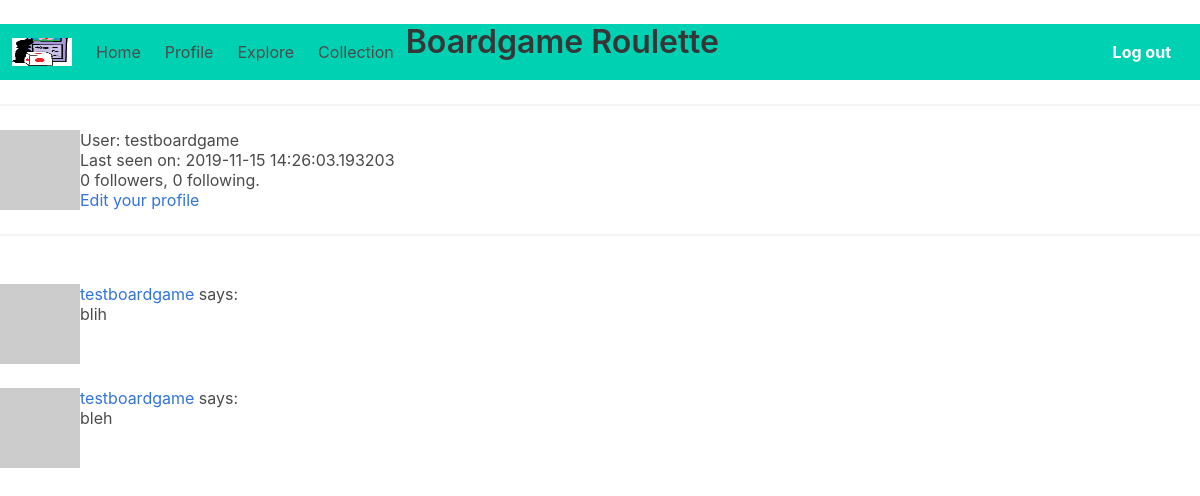
The page /user/testboardgame (signed in) on the database as committed earlier.
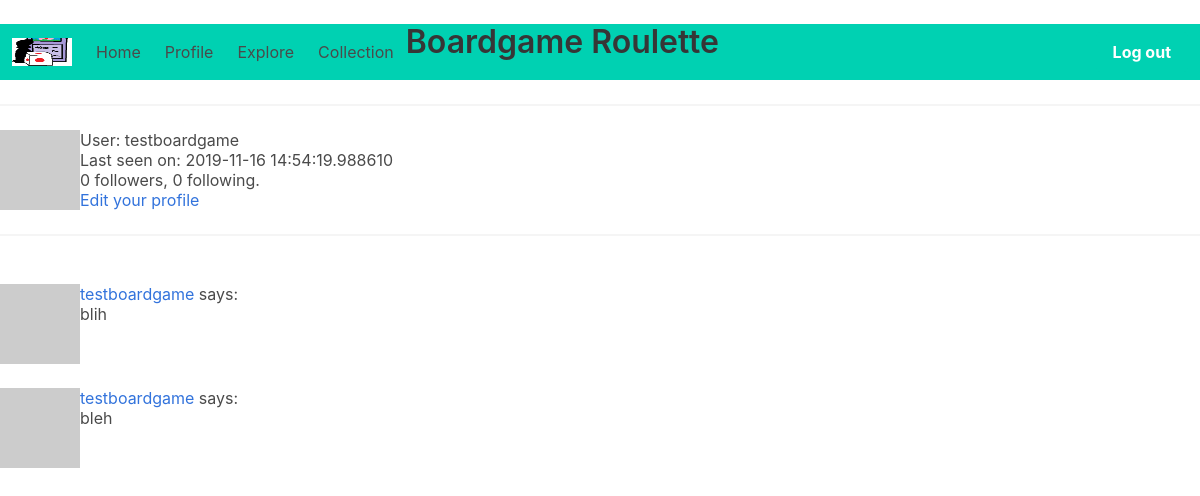
The same page on the database as committed later.
### app/models.py (models this page shows, shortened)
class User(UserMixin, db.Model):
    id = db.Column(db.Integer, primary_key=True)
    username = db.Column(db.String(64), index=True, unique=True)
    email = db.Column(db.String(120), index=True, unique=True)
    password_hash = db.Column(db.String(128))
    posts = db.relationship("Post", backref="author", lazy="dynamic")
    about_me = db.Column(db.String(140))
    last_seen = db.Column(db.DateTime, default=datetime.utcnow)
    followed = db.relationship(
        "User",
        secondary=followers,
        primaryjoin=(followers.c.follower_id == id),
        secondaryjoin=(followers.c.followed_id == id),
        backref=db.backref("followers", lazy="dynamic"),
        lazy="dynamic",
    )
    collection = db.relationship("Boardgame", secondary=boardgames, lazy="dynamic")
    def avatar(self, size):
        digest = md5(self.email.lower().encode("utf-8")).hexdigest()
        return "https://www.gravatar.com/avatar/{}?d=identicon&s={}".format(
            digest, size
        )

class Post(db.Model):
    id = db.Column(db.Integer, primary_key=True)
    body = db.Column(db.String(140))
    timestamp = db.Column(db.DateTime, index=True, default=datetime.utcnow)
    user_id = db.Column(db.Integer, db.ForeignKey("user.id"))

### app/routes.py (the view)
@app.route("/user/<username>")
@login_required
def user(username):
    user = User.query.filter_by(username=username).first_or_404()
    page = request.args.get("page", 1, type=int)
    posts = user.posts.order_by(Post.timestamp.desc()).paginate(
        page, app.config["POSTS_PER_PAGE"], False
    )
    next_url = (
        url_for("user", username=user.username, page=posts.next_num)
        if posts.has_next
        else None
    )
    prev_url = (
        url_for("user", username=user.username, page=posts.prev_num)
        if posts.has_prev
        else None
    )
    return render_template(
        "user.html", user=user, posts=posts.items, next_url=next_url, prev_url=prev_url
    )

### app/models.py (called while the page is built)
@login.user_loader
def load_user(id):
    return User.query.get(int(id))

### app/routes.py (called while the page is built)
@app.before_request
def before_request():
    if current_user.is_authenticated:
        current_user.last_seen = datetime.utcnow()
        db.session.commit()

### app/templates/user.html (shortened to what this page needs)
﻿{% extends "base.html" %}
{% block content %}
<table>
    <tr valign="top">
        <td><img src="{{ user.avatar(128) }}"></td>
        <td>
            <h1>User: {{ user.username }}</h1>
            {% if user.last_seen %}<p>Last seen on: {{ user.last_seen }}</p>{% endif %}
            <p>{{ user.followers.count() }} followers, {{ user.followed.count() }} following.</p>
            {% if user == current_user %}
            <p><a href="{{ url_for('edit_profile') }}">Edit your profile</a></p>
            {% elif not current_user.is_following(user) %}
            <p><a href="{{ url_for('follow', username=user.username) }}">Follow</a></p>
            {% else %}
            <p><a href="{{ url_for('unfollow', username=user.username) }}">Unfollow</a></p>
            {% endif %}
        </td>
    </tr>
</table>
<hr>
    {% for post in posts %}
        {% include '_post.html' %}
    {% endfor %}
{% endblock %}

### app/templates/base.html (shortened to what this page needs)
﻿<html>
<head>
    <link rel="stylesheet" href='/static/css/bulma.css' />
</head>
<body>
        <div class="navbar has-background-primary" role="navigation">
            <div class="navbar-brand">
                {% if current_user.is_anonymous %}
                <div class="navbar-item">
                    <div class="buttons">
                        <a class="button is-primary" href="{{ url_for('login') }}"><strong>Login</strong></a>
                    </div>
                </div>
                {% else %}
                <a class="navbar-item" href="{{ url_for('index') }}">
                    <img src="/static/icon.jpeg" width="60" height="70">
                </a>
                <a class="navbar-item" href="{{ url_for('index') }}">Home</a>
                <a class="navbar-item" href="{{ url_for('user', username=current_user.username) }}">Profile</a>
                {% endif %}
            </div>
            <div id="navbarmenu" class="navbar-menu">
                {% if current_user.is_authenticated %}
                <a class="navbar-item" href="{{ url_for('explore') }}">Explore</a>
                <a class="navbar-item" href="{{ url_for('collection') }}">Collection</a>
                 <div class="container">
         <h1 class="title"> Boardgame Roulette </h1>
        </div>
                <div class="navbar-end">
                    <div class="navbar-item">
                        <div class="buttons">
                            <a class="button is-primary" href="{{ url_for('logout') }}"><strong>Log out</strong></a>
                        </div>
                    </div>
                </div>
                {% endif %}
            </div>
        </div>
    <hr>
    {% block content %}{% endblock %}
</body>
</html>

### app/templates/_post.html
﻿<table>
    <tr valign="top">
        <td><img src="{{ post.author.avatar(36) }}"></td>
        <td>
            <a href="{{ url_for('user', username=post.author.username) }}">
                {{ post.author.username }}
            </a>
            says:<br>{{ post.body }}
        </td>
    </tr>
</table>

Rows that differ between the two databases and show on the page:
changed User "testboardgame": last_seen "2019-11-15 14:26:03.193203" → "2019-11-16 14:54:19.988610"
